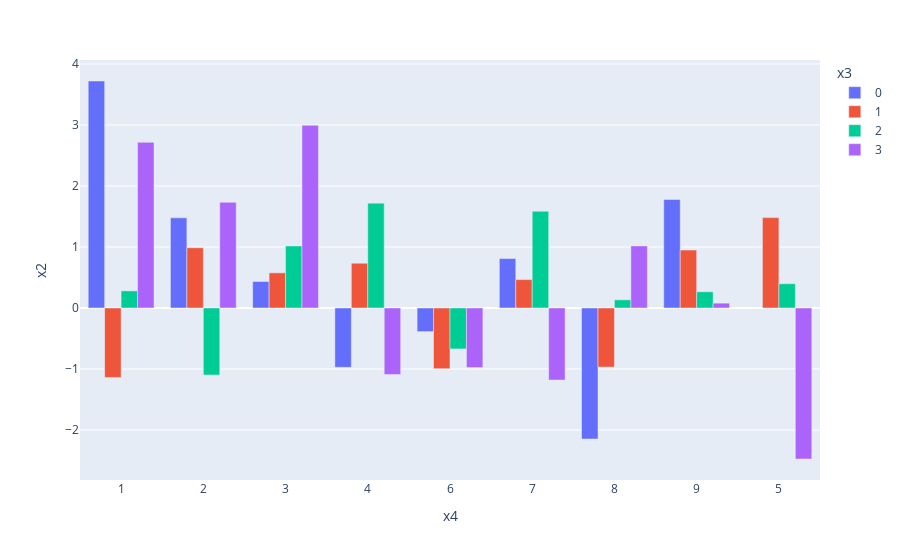

The notebook cell this image was saved under:
### Code cell
### Grouped Bar chart ###
dt = dat.groupby(['x3','x4']).sum().reset_index()
fig = px.bar(dt, x='x4', y='x2', color='x3', barmode="group") 
fig

### Figure 1 — Plotly figure (JSON) as saved in the notebook; plotly's stock layout.template omitted (floating-point values rounded to 4 significant figures)
{"data": [{"alignmentgroup": "True", "hovertemplate": "x3=0<br>x4=%{x}<br>x2=%{y}<extra></extra>", "legendgroup": "0", "marker": {"color": "#636efa", "pattern": {"shape": ""}}, "name": "0", "offsetgroup": "0", "orientation": "v", "showlegend": true, "textposition": "auto", "type": "bar", "x": ["1", "2", "3", "4", "6", "7", "8", "9"], "xaxis": "x", "y": [3.721, 1.477, 0.4342, -0.9729, -0.3874, 0.81, -2.149, 1.778], "yaxis": "y"}, {"alignmentgroup": "True", "hovertemplate": "x3=1<br>x4=%{x}<br>x2=%{y}<extra></extra>", "legendgroup": "1", "marker": {"color": "#EF553B", "pattern": {"shape": ""}}, "name": "1", "offsetgroup": "1", "orientation": "v", "showlegend": true, "textposition": "auto", "type": "bar", "x": ["1", "2", "3", "4", "5", "6", "7", "8", "9"], "xaxis": "x", "y": [-1.139, 0.9877, 0.5762, 0.7336, 1.481, -0.9945, 0.4654, -0.9692, 0.9491], "yaxis": "y"}, {"alignmentgroup": "True", "hovertemplate": "x3=2<br>x4=%{x}<br>x2=%{y}<extra></extra>", "legendgroup": "2", "marker": {"color": "#00cc96", "pattern": {"shape": ""}}, "name": "2", "offsetgroup": "2", "orientation": "v", "showlegend": true, "textposition": "auto", "type": "bar", "x": ["1", "2", "3", "4", "5", "6", "7", "8", "9"], "xaxis": "x", "y": [0.2801, -1.099, 1.016, 1.719, 0.3974, -0.6715, 1.585, 0.1338, 0.2655], "yaxis": "y"}, {"alignmentgroup": "True", "hovertemplate": "x3=3<br>x4=%{x}<br>x2=%{y}<extra></extra>", "legendgroup": "3", "marker": {"color": "#ab63fa", "pattern": {"shape": ""}}, "name": "3", "offsetgroup": "3", "orientation": "v", "showlegend": true, "textposition": "auto", "type": "bar", "x": ["1", "2", "3", "4", "5", "6", "7", "8", "9"], "xaxis": "x", "y": [2.715, 1.732, 2.995, -1.089, -2.476, -0.9777, -1.182, 1.017, 0.07915], "yaxis": "y"}], "layout": {"barmode": "group", "legend": {"title": {"text": "x3"}, "tracegroupgap": 0}, "margin": {"t": 60}, "xaxis": {"anchor": "y", "domain": [0, 1], "title": {"text": "x4"}}, "yaxis": {"anchor": "x", "domain": [0, 1], "title": {"text": "x2"}}}}
